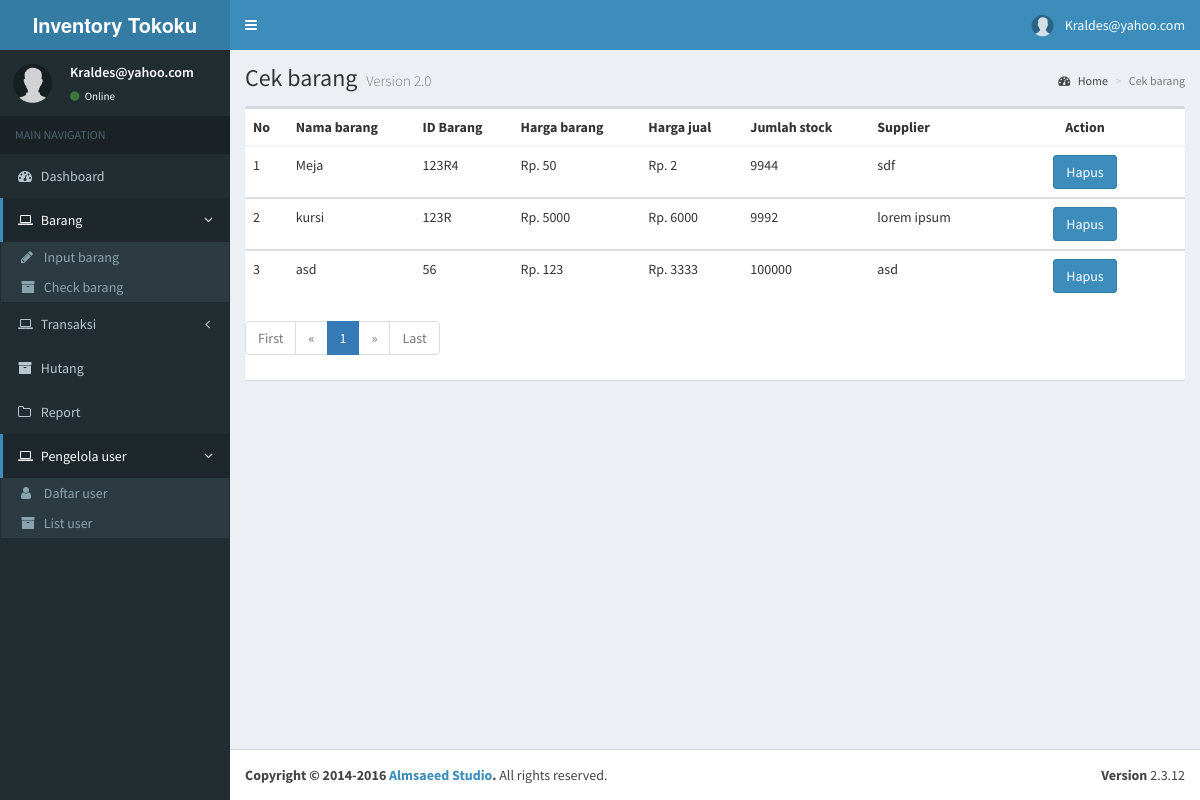
/admin/cekbarang.php (signed in), run on the app's committed database.
### tables this page shows
CREATE TABLE `barang` (
  `id_barang` varchar(5) NOT NULL,
  `jenis_barang` varchar(30) NOT NULL,
  `nama_barang` varchar(60) NOT NULL,
  `harga_beli` int(20) NOT NULL,
  `harga_jual` int(20) NOT NULL,
  `jumlah_stock` int(20) NOT NULL,
  `supplier` text NOT NULL,
  `deskripsi` text NOT NULL,
  `created_at` timestamp NOT NULL DEFAULT current_timestamp() ON UPDATE current_timestamp()
);

### admin/cekbarang.php (the view, shortened to what this page needs)
<!DOCTYPE html>
<html>
<head>
  <link rel="stylesheet" href="bootstrap/css/bootstrap.min.css">
  <link rel="stylesheet" href="https://cdnjs.cloudflare.com/ajax/libs/font-awesome/4.5.0/css/font-awesome.min.css">
  <link rel="stylesheet" href="https://cdnjs.cloudflare.com/ajax/libs/ionicons/2.0.1/css/ionicons.min.css">
  <link rel="stylesheet" href="dist/css/AdminLTE.min.css">
  <link rel="stylesheet" href="bootstrap/css/style.css">
  <link rel="stylesheet" href="dist/css/skins/_all-skins.min.css">
</head>
<body class="hold-transition skin-blue sidebar-mini">
<div class="wrapper">
  <header class="main-header">
    <a href="#" class="logo">
      <span class="logo-lg"><b>Inventory Tokoku</b></span>
    </a>
        <?php
			$userid = $_SESSION['username2'];
		  ?>
    <nav class="navbar navbar-static-top">
      <a href="#" class="sidebar-toggle" data-toggle="offcanvas" role="button">
      </a>
      <div class="navbar-custom-menu">
        <ul class="nav navbar-nav">
          <li class="dropdown user user-menu">
            <a href="#" class="dropdown-toggle" data-toggle="dropdown">
              <img src="img/user.png" class="user-image" alt="User Image">
              <span class="hidden-xs"><?php echo ucfirst ($userid); ?></span>
            </a>
          </li>
        </ul>
      </div>
    </nav>
  </header>
  <aside class="main-sidebar">
    <section class="sidebar">
      <div class="user-panel">
        <div class="pull-left image">
          <img src="img/user.png" class="img-circle" alt="User Image">
        </div>
        <div class="pull-left info">
            <p><?php echo ucfirst ($userid); ?></p>
          <a href="#"><i class="fa fa-circle text-success"></i> Online</a>
        </div>
      </div>
      <ul class="sidebar-menu">
        <li class="header">MAIN NAVIGATION</li>
        <li class="treeview">
          <a href="index">
            <i class="fa fa-dashboard"></i> <span>Dashboard</span>
          </a>
        </li>
        <li class="active treeview">
            <a href="#">
              <i class="fa fa-laptop"></i>
              <span>Barang</span>
              <span class="pull-right-container">
                <i class="fa fa-angle-left pull-right"></i>
              </span>
            </a>
            <ul class="treeview-menu">
              <li><a href="stockopname"><i class="fa fa-pencil"></i> Input barang</a></li>
              <li><a href="cekbarang"><i class="fa fa-archive"></i> Check barang</a></li>
            </ul>
        </li>
        <li class="treeview">
            <a href="#">
              <i class="fa fa-laptop"></i>
              <span>Transaksi</span>
              <span class="pull-right-container">
                <i class="fa fa-angle-left pull-right"></i>
              </span>
            </a>
        </li>
		    <li class="treeview">
          <a href="hutang">
            <i class="fa fa-archive"></i> <span>Hutang</span>
          </a>
        </li>
        <li class="treeview">
          <a href="#">
            <i class="fa fa-folder-o"></i> <span>Report</span>
          </a>
        </li>
        <li class="active treeview">
            <a href="#">
              <i class="fa fa-laptop"></i>
              <span>Pengelola user</span>
              <span class="pull-right-container">
                <i class="fa fa-angle-left pull-right"></i>
              </span>
            </a>
            <ul class="treeview-menu">
              <li><a href="user"><i class="fa fa-user"></i> Daftar user</a></li>
              <li><a href="userlist"><i class="fa fa-archive"></i> List user</a></li>
            </ul>
        </li>
    </section>
  </aside>
  <div class="content-wrapper">
    <section class="content-header">
      <h1>
        Cek barang
        <small>Version 2.0</small>
      </h1>
      <ol class="breadcrumb">
        <li><a href="#"><i class="fa fa-dashboard"></i> Home</a></li>
        <li class="active">Cek barang</li>
      </ol>
    </section>
    <section class="content">
		<div class="row">
			  <div class="col-xs-12">
				<div class="box">
                      <div class="box-body table-responsive no-padding">
                     <div class="box-body table-responsive no-padding">
                        <?php
                           $mysql_hostname = "localhost";
                           $mysql_user = "root";
                           $mysql_password = "";
                           $mysql_database = "inventory";
                           $conn = mysqli_connect($mysql_hostname, $mysql_user, $mysql_password, $mysql_database);
            ?>
					 <table class="table table-hover">
						<thead>
                           <th>No</th>
                           <th>Nama barang</th>
                           <th>ID Barang</th>
                           <th>Harga barang</th>
                           <th>Harga jual</th>
                           <th>Jumlah stock</th>
                           <th>Supplier</th>
                           <th>
                              <center>Action</center>
                           </th>
                        </thead>
						<?php
$page = (isset($_GET['page'])) ? $_GET['page'] : 1;
$limit = 10;
$limit_start = ($page - 1) * $limit;
$no = $limit_start + 1;
						$sql = "SELECT * FROM barang order by created_at desc LIMIT $limit_start, $limit";
                                             if($result = @mysqli_query($conn,$sql)){
                                                 if(mysqli_num_rows($result) > 0){
                                                     while($row = mysqli_fetch_array($result)){
                           ?>
                        <tbody>
                           <td><?php echo $no++ ?></td>
                           <td><?php echo $row['nama_barang'] ?></td>
                           <td><?php echo $row['id_barang'] ?></td>
                           <td><?php echo "Rp. " . $row['harga_beli'] ?></td>
						   <td><?php echo "Rp. " . $row['harga_jual'] ?></td>
                           <td><?php echo $row['jumlah_stock'] ?></td>
                           <td><?php echo $row['supplier'] ?></td>
                           <td width="200px">
                              <center>
                                 <button class="btn btn-primary" data-toggle="modal" data-target="#false<?php echo $row['id_barang'];?>">Hapus</button>
                              </center>
                           </td>
                        </tbody>
                        <?php
                           }
                           }echo "</table>";
                           } else{
                           echo "ERROR: Could not able to execute $sql. ";
                           }
                           ?>
                        <ul class="pagination">
            <?php
            if ($page == 1) {
            ?>
                <li class="disabled"><a href="#">First</a></li>
                <li class="disabled"><a href="#">&laquo;</a></li>
            <?php
            } else {
                $link_prev = ($page > 1) ? $page - 1 : 1;
            ?>
                <li><a href="cekbarang.php?page=1">First</a></li>
                <li><a href="cekbarang.php?page=<?php echo $link_prev; ?>">&laquo;</a></li>
            <?php
            }
            ?>
            <?php
            $sql = mysqli_query($conn, "SELECT COUNT(id_barang) as num FROM barang");
            $total_pages = mysqli_fetch_array($sql);
            $yourcount = $total_pages['num'];
            $jumlah_page = ceil($yourcount / $limit);
            $jumlah_number = 3;
            $start_number = ($page > $jumlah_number) ? $page - $jumlah_number : 1;
            $end_number = ($page < ($jumlah_page - $jumlah_number)) ? $page + $jumlah_number : $jumlah_page;
            for ($i = $start_number; $i <= $end_number; $i++) {
                $link_active = ($page == $i) ? 'class="active"' : '';
            ?>
                <li <?php echo $link_active; ?>><a href="cekbarang.php?page=<?php echo $i; ?>"><?php echo $i; ?></a></li>
            <?php
            }
            ?>
            <?php
            if ($page == $jumlah_page) {
            ?>
                <li class="disabled"><a href="#">&raquo;</a></li>
                <li class="disabled"><a href="#">Last</a></li>
            <?php
            } else {
                $link_next = ($page < $jumlah_page) ? $page + 1 : $jumlah_page;
            ?>
                <li><a href="cekbarang.php?page=<?php echo $link_next; ?>">&raquo;</a></li>
                <li><a href="cekbarang.php?page=<?php echo $jumlah_page; ?>">Last</a></li>
            <?php
            }
            ?>
        </ul>
				</div>
			  </div>
		</div>
    </section>
  </div>
  <footer class="main-footer">
    <div class="pull-right hidden-xs">
      <b>Version</b> 2.3.12
    </div>
    <strong>Copyright &copy; 2014-2016 <a href="#">Almsaeed Studio</a>.</strong> All rights
    reserved.
  </footer>
</div>
</body>
</html>

### data on the page
barang: nama_barang "Meja", id_barang "123R4", harga_beli "50", harga_jual "2", jumlah_stock "9944", supplier "sdf"
barang: nama_barang "kursi", id_barang "123R", harga_beli "5000", harga_jual "6000", jumlah_stock "9992", supplier "lorem ipsum"
barang: nama_barang "asd", id_barang "56", harga_beli "123", harga_jual "3333", jumlah_stock "100000", supplier "asd"

### other printed values
$userid "Kraldes@yahoo.com"
